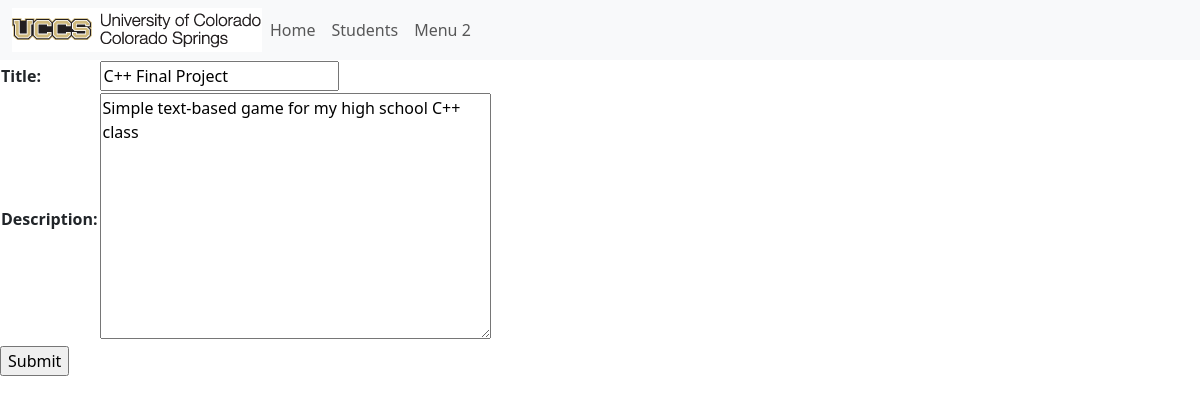
/portfolio/4/update_project/6, run on the app's committed database.
### portfolio_app/models.py (models this page shows, shortened)
class Project(models.Model):
    title = models.CharField(max_length=200)
    description = models.TextField()
    portfolio = models.ForeignKey(Portfolio, on_delete=models.CASCADE, default = None)

### portfolio_app/views.py (the view)
# urls.py: path('portfolio/<int:portfolio_id>/update_project/<int:project_id>', views.updateProject, name='update_project'),
def updateProject(request, portfolio_id, project_id):
       project = Project.objects.get(pk=project_id)
       form = ProjectForm(instance=project)
       if request.method == "POST":
              form = ProjectForm(request.POST, instance=project)
              if form.is_valid():
                     form.save()
              return redirect('portfolio-detail', portfolio_id)
       context = {'form': form}
       return render(request, 'portfolio_app/project_form.html', context)

### portfolio_app/forms.py
class ProjectForm(ModelForm):
    class Meta:
        model = Project
        fields =('title', 'description')

### portfolio_app/templates/portfolio_app/project_form.html (shortened to what this page needs)
{% extends 'portfolio_app/base_template.html' %}
{% block content %}
<form action="" method="POST">
    <table>
        {{ form.as_table }}
    </table>
    <input type="submit" name="Submit">
</form>
{% endblock %}

### data on the page
Project: title "C++ Final Project", description "Simple text-based game for my high school C++ class"
